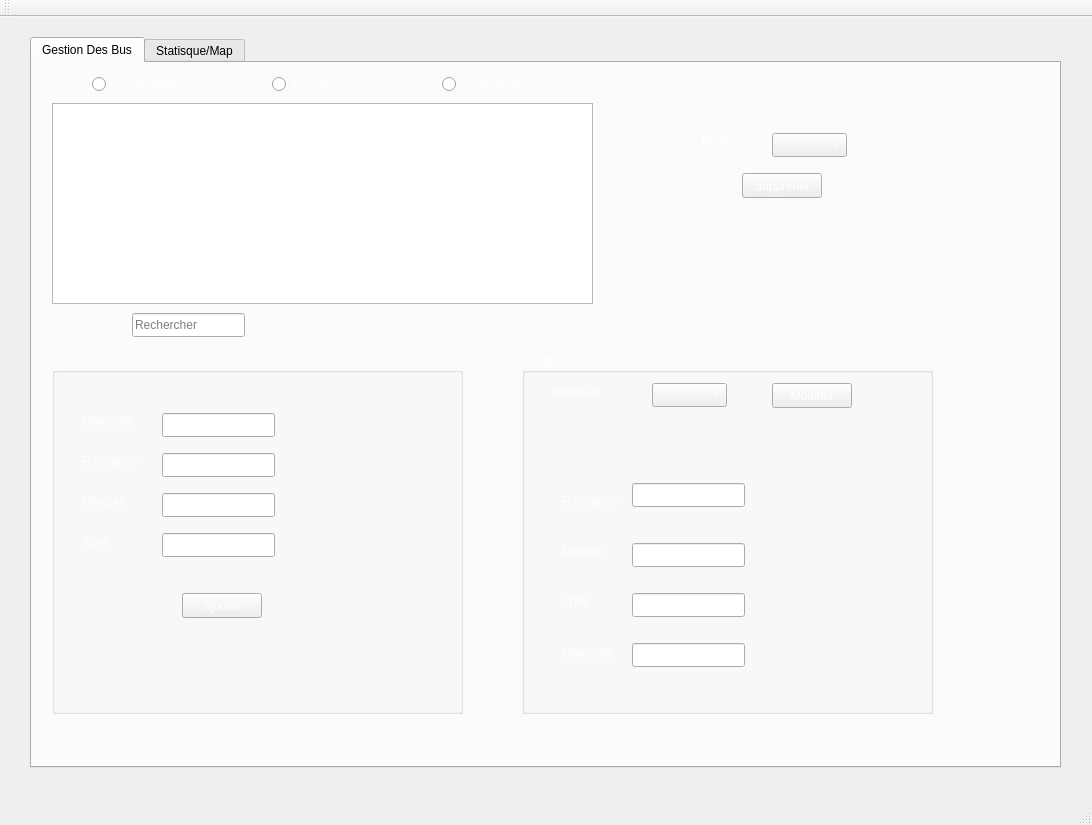
<?xml version="1.0" encoding="UTF-8"?>
<ui version="4.0">
 <class>MainWindow</class>
 <widget class="QMainWindow" name="MainWindow">
  <property name="geometry">
   <rect>
    <x>0</x>
    <y>0</y>
    <width>1092</width>
    <height>825</height>
   </rect>
  </property>
  <property name="windowTitle">
   <string>BUS</string>
  </property>
  <widget class="QWidget" name="centralWidget">
   <widget class="QTabWidget" name="tabWidget">
    <property name="geometry">
     <rect>
      <x>30</x>
      <y>20</y>
      <width>1031</width>
      <height>731</height>
     </rect>
    </property>
    <property name="styleSheet">
     <string notr="true">*{color: rgb(0, 0, 0);}

</string>
    </property>
    <property name="currentIndex">
     <number>0</number>
    </property>
    <widget class="QWidget" name="tab">
     <attribute name="title">
      <string>Gestion Des Bus</string>
     </attribute>
     <widget class="QTableView" name="tab_Bus">
      <property name="geometry">
       <rect>
        <x>20</x>
        <y>40</y>
        <width>541</width>
        <height>201</height>
       </rect>
      </property>
      <property name="styleSheet">
       <string notr="true">*{color: rgb(255, 255, 255);}</string>
      </property>
     </widget>
     <widget class="QLabel" name="label_5">
      <property name="geometry">
       <rect>
        <x>670</x>
        <y>70</y>
        <width>56</width>
        <height>16</height>
       </rect>
      </property>
      <property name="styleSheet">
       <string notr="true">*{color: rgb(255, 255, 255);}</string>
      </property>
      <property name="text">
       <string>Matricule:</string>
      </property>
     </widget>
     <widget class="QPushButton" name="ButtonSupprimer">
      <property name="geometry">
       <rect>
        <x>710</x>
        <y>110</y>
        <width>80</width>
        <height>25</height>
       </rect>
      </property>
      <property name="styleSheet">
       <string notr="true">*{color: rgb(255, 255, 255);}</string>
      </property>
      <property name="text">
       <string>Supprimer</string>
      </property>
     </widget>
     <widget class="QGroupBox" name="groupBox_2">
      <property name="geometry">
       <rect>
        <x>490</x>
        <y>290</y>
        <width>411</width>
        <height>361</height>
       </rect>
      </property>
      <property name="styleSheet">
       <string notr="true">*{color: rgb(255, 255, 255);}</string>
      </property>
      <property name="title">
       <string>Modifier</string>
      </property>
      <widget class="QLabel" name="label_6">
       <property name="geometry">
        <rect>
         <x>30</x>
         <y>30</y>
         <width>56</width>
         <height>20</height>
        </rect>
       </property>
       <property name="text">
        <string>Matricule</string>
       </property>
      </widget>
      <widget class="QLabel" name="label_7">
       <property name="geometry">
        <rect>
         <x>40</x>
         <y>140</y>
         <width>56</width>
         <height>16</height>
        </rect>
       </property>
       <property name="text">
        <string>Puissance</string>
       </property>
      </widget>
      <widget class="QLabel" name="label_8">
       <property name="geometry">
        <rect>
         <x>40</x>
         <y>190</y>
         <width>56</width>
         <height>16</height>
        </rect>
       </property>
       <property name="text">
        <string>Marque</string>
       </property>
      </widget>
      <widget class="QLabel" name="label_9">
       <property name="geometry">
        <rect>
         <x>40</x>
         <y>240</y>
         <width>56</width>
         <height>16</height>
        </rect>
       </property>
       <property name="text">
        <string>Type</string>
       </property>
      </widget>
      <widget class="QLineEdit" name="le_puissance_2">
       <property name="geometry">
        <rect>
         <x>110</x>
         <y>130</y>
         <width>113</width>
         <height>24</height>
        </rect>
       </property>
       <property name="styleSheet">
        <string notr="true">*{color:rgb(0, 0, 0);}</string>
       </property>
      </widget>
      <widget class="QLineEdit" name="le_marque_2">
       <property name="geometry">
        <rect>
         <x>110</x>
         <y>190</y>
         <width>113</width>
         <height>24</height>
        </rect>
       </property>
       <property name="styleSheet">
        <string notr="true">*{color:rgb(0, 0, 0);}</string>
       </property>
      </widget>
      <widget class="QLineEdit" name="le_type_2">
       <property name="geometry">
        <rect>
         <x>110</x>
         <y>240</y>
         <width>113</width>
         <height>24</height>
        </rect>
       </property>
       <property name="styleSheet">
        <string notr="true">*{color:rgb(0, 0, 0);}</string>
       </property>
      </widget>
      <widget class="QPushButton" name="Button_Modification">
       <property name="geometry">
        <rect>
         <x>250</x>
         <y>30</y>
         <width>80</width>
         <height>25</height>
        </rect>
       </property>
       <property name="text">
        <string>Modifier</string>
       </property>
      </widget>
      <widget class="QComboBox" name="comboBox_2">
       <property name="geometry">
        <rect>
         <x>130</x>
         <y>30</y>
         <width>75</width>
         <height>24</height>
        </rect>
       </property>
       <property name="styleSheet">
        <string notr="true"/>
       </property>
      </widget>
      <widget class="QLabel" name="label_12">
       <property name="geometry">
        <rect>
         <x>40</x>
         <y>290</y>
         <width>56</width>
         <height>20</height>
        </rect>
       </property>
       <property name="text">
        <string>Matricule</string>
       </property>
      </widget>
      <widget class="QLineEdit" name="le_matricule_2">
       <property name="geometry">
        <rect>
         <x>110</x>
         <y>290</y>
         <width>113</width>
         <height>24</height>
        </rect>
       </property>
       <property name="styleSheet">
        <string notr="true">*{color:rgb(0, 0, 0);}</string>
       </property>
      </widget>
     </widget>
     <widget class="QGroupBox" name="groupBox">
      <property name="geometry">
       <rect>
        <x>20</x>
        <y>290</y>
        <width>411</width>
        <height>361</height>
       </rect>
      </property>
      <property name="styleSheet">
       <string notr="true">*{color: rgb(255, 255, 255);}</string>
      </property>
      <property name="title">
       <string>Ajout</string>
      </property>
      <widget class="QLabel" name="label">
       <property name="geometry">
        <rect>
         <x>30</x>
         <y>60</y>
         <width>56</width>
         <height>16</height>
        </rect>
       </property>
       <property name="text">
        <string>Matricule</string>
       </property>
      </widget>
      <widget class="QLabel" name="label_2">
       <property name="geometry">
        <rect>
         <x>30</x>
         <y>100</y>
         <width>56</width>
         <height>16</height>
        </rect>
       </property>
       <property name="text">
        <string>Puissance</string>
       </property>
      </widget>
      <widget class="QLabel" name="label_3">
       <property name="geometry">
        <rect>
         <x>30</x>
         <y>140</y>
         <width>56</width>
         <height>16</height>
        </rect>
       </property>
       <property name="text">
        <string>Marque</string>
       </property>
      </widget>
      <widget class="QLabel" name="label_4">
       <property name="geometry">
        <rect>
         <x>30</x>
         <y>180</y>
         <width>56</width>
         <height>16</height>
        </rect>
       </property>
       <property name="text">
        <string>Type</string>
       </property>
      </widget>
      <widget class="QLineEdit" name="le_matricule">
       <property name="geometry">
        <rect>
         <x>110</x>
         <y>60</y>
         <width>113</width>
         <height>24</height>
        </rect>
       </property>
       <property name="styleSheet">
        <string notr="true">*{color:rgb(0, 0, 0);}</string>
       </property>
      </widget>
      <widget class="QLineEdit" name="le_puissance">
       <property name="geometry">
        <rect>
         <x>110</x>
         <y>100</y>
         <width>113</width>
         <height>24</height>
        </rect>
       </property>
       <property name="styleSheet">
        <string notr="true">*{color:rgb(0, 0, 0);}</string>
       </property>
      </widget>
      <widget class="QLineEdit" name="le_marque">
       <property name="geometry">
        <rect>
         <x>110</x>
         <y>140</y>
         <width>113</width>
         <height>24</height>
        </rect>
       </property>
       <property name="styleSheet">
        <string notr="true">*{color:rgb(0, 0, 0);}</string>
       </property>
      </widget>
      <widget class="QLineEdit" name="le_type">
       <property name="geometry">
        <rect>
         <x>110</x>
         <y>180</y>
         <width>113</width>
         <height>24</height>
        </rect>
       </property>
       <property name="styleSheet">
        <string notr="true">*{color:rgb(0, 0, 0);}</string>
       </property>
      </widget>
      <widget class="QPushButton" name="Button_Ajouter">
       <property name="geometry">
        <rect>
         <x>130</x>
         <y>240</y>
         <width>80</width>
         <height>25</height>
        </rect>
       </property>
       <property name="text">
        <string>Ajouter</string>
       </property>
      </widget>
     </widget>
     <widget class="QComboBox" name="comboBox">
      <property name="geometry">
       <rect>
        <x>740</x>
        <y>70</y>
        <width>75</width>
        <height>24</height>
       </rect>
      </property>
      <property name="styleSheet">
       <string notr="true">*{color: rgb(255, 255, 255);}</string>
      </property>
     </widget>
     <widget class="QRadioButton" name="tripuissance">
      <property name="geometry">
       <rect>
        <x>60</x>
        <y>10</y>
        <width>99</width>
        <height>22</height>
       </rect>
      </property>
      <property name="styleSheet">
       <string notr="true">*{color: rgb(255, 255, 255);}</string>
      </property>
      <property name="text">
       <string>Tri puissane</string>
      </property>
     </widget>
     <widget class="QRadioButton" name="trimarque">
      <property name="geometry">
       <rect>
        <x>240</x>
        <y>11</y>
        <width>99</width>
        <height>21</height>
       </rect>
      </property>
      <property name="styleSheet">
       <string notr="true">*{color: rgb(255, 255, 255);}</string>
      </property>
      <property name="text">
       <string>Tri marque</string>
      </property>
     </widget>
     <widget class="QLineEdit" name="lineEdit">
      <property name="geometry">
       <rect>
        <x>100</x>
        <y>250</y>
        <width>113</width>
        <height>24</height>
       </rect>
      </property>
      <property name="styleSheet">
       <string notr="true"/>
      </property>
      <property name="placeholderText">
       <string>Rechercher</string>
      </property>
     </widget>
     <widget class="QRadioButton" name="trimatricule">
      <property name="geometry">
       <rect>
        <x>410</x>
        <y>10</y>
        <width>99</width>
        <height>22</height>
       </rect>
      </property>
      <property name="styleSheet">
       <string notr="true">*{color: rgb(255, 255, 255);}</string>
      </property>
      <property name="text">
       <string>Tri Matricule</string>
      </property>
     </widget>
    </widget>
    <widget class="QWidget" name="tab_2">
     <attribute name="title">
      <string>Statisque/Map</string>
     </attribute>
     <widget class="QPushButton" name="stat">
      <property name="geometry">
       <rect>
        <x>60</x>
        <y>40</y>
        <width>80</width>
        <height>25</height>
       </rect>
      </property>
      <property name="styleSheet">
       <string notr="true">*{color: rgb(255, 255, 255);}</string>
      </property>
      <property name="text">
       <string>Statistique</string>
      </property>
     </widget>
     <widget class="QCustomPlot" name="widget" native="true">
      <property name="geometry">
       <rect>
        <x>50</x>
        <y>110</y>
        <width>501</width>
        <height>331</height>
       </rect>
      </property>
      <widget class="QLabel" name="label_10">
       <property name="geometry">
        <rect>
         <x>680</x>
         <y>360</y>
         <width>111</width>
         <height>20</height>
        </rect>
       </property>
       <property name="palette">
        <palette>
         <active>
          <colorrole role="WindowText">
           <brush brushstyle="SolidPattern">
            <color alpha="255">
             <red>0</red>
             <green>0</green>
             <blue>0</blue>
            </color>
           </brush>
          </colorrole>
          <colorrole role="Button">
           <brush brushstyle="SolidPattern">
            <color alpha="255">
             <red>57</red>
             <green>114</green>
             <blue>171</blue>
            </color>
           </brush>
          </colorrole>
          <colorrole role="Text">
           <brush brushstyle="SolidPattern">
            <color alpha="255">
             <red>0</red>
             <green>0</green>
             <blue>0</blue>
            </color>
           </brush>
          </colorrole>
          <colorrole role="ButtonText">
           <brush brushstyle="SolidPattern">
            <color alpha="255">
             <red>0</red>
             <green>0</green>
             <blue>0</blue>
            </color>
           </brush>
          </colorrole>
          <colorrole role="Base">
           <brush brushstyle="SolidPattern">
            <color alpha="255">
             <red>57</red>
             <green>114</green>
             <blue>171</blue>
            </color>
           </brush>
          </colorrole>
          <colorrole role="Window">
           <brush brushstyle="SolidPattern">
            <color alpha="255">
             <red>57</red>
             <green>114</green>
             <blue>171</blue>
            </color>
           </brush>
          </colorrole>
          <colorrole role="PlaceholderText">
           <brush brushstyle="NoBrush">
            <color alpha="128">
             <red>0</red>
             <green>0</green>
             <blue>0</blue>
            </color>
           </brush>
          </colorrole>
         </active>
         <inactive>
          <colorrole role="WindowText">
           <brush brushstyle="SolidPattern">
            <color alpha="255">
             <red>0</red>
             <green>0</green>
             <blue>0</blue>
            </color>
           </brush>
          </colorrole>
          <colorrole role="Button">
           <brush brushstyle="SolidPattern">
            <color alpha="255">
             <red>57</red>
             <green>114</green>
             <blue>171</blue>
            </color>
           </brush>
          </colorrole>
          <colorrole role="Text">
           <brush brushstyle="SolidPattern">
            <color alpha="255">
             <red>0</red>
             <green>0</green>
             <blue>0</blue>
            </color>
           </brush>
          </colorrole>
          <colorrole role="ButtonText">
           <brush brushstyle="SolidPattern">
            <color alpha="255">
             <red>0</red>
             <green>0</green>
             <blue>0</blue>
            </color>
           </brush>
          </colorrole>
          <colorrole role="Base">
           <brush brushstyle="SolidPattern">
            <color alpha="255">
             <red>57</red>
             <green>114</green>
             <blue>171</blue>
            </color>
           </brush>
          </colorrole>
          <colorrole role="Window">
           <brush brushstyle="SolidPattern">
            <color alpha="255">
             <red>57</red>
             <green>114</green>
             <blue>171</blue>
            </color>
           </brush>
          </colorrole>
          <colorrole role="PlaceholderText">
           <brush brushstyle="NoBrush">
            <color alpha="128">
             <red>0</red>
             <green>0</green>
             <blue>0</blue>
            </color>
           </brush>
          </colorrole>
         </inactive>
         <disabled>
          <colorrole role="WindowText">
           <brush brushstyle="SolidPattern">
            <color alpha="255">
             <red>0</red>
             <green>0</green>
             <blue>0</blue>
            </color>
           </brush>
          </colorrole>
          <colorrole role="Button">
           <brush brushstyle="SolidPattern">
            <color alpha="255">
             <red>57</red>
             <green>114</green>
             <blue>171</blue>
            </color>
           </brush>
          </colorrole>
          <colorrole role="Text">
           <brush brushstyle="SolidPattern">
            <color alpha="255">
             <red>0</red>
             <green>0</green>
             <blue>0</blue>
            </color>
           </brush>
          </colorrole>
          <colorrole role="ButtonText">
           <brush brushstyle="SolidPattern">
            <color alpha="255">
             <red>0</red>
             <green>0</green>
             <blue>0</blue>
            </color>
           </brush>
          </colorrole>
          <colorrole role="Base">
           <brush brushstyle="SolidPattern">
            <color alpha="255">
             <red>57</red>
             <green>114</green>
             <blue>171</blue>
            </color>
           </brush>
          </colorrole>
          <colorrole role="Window">
           <brush brushstyle="SolidPattern">
            <color alpha="255">
             <red>57</red>
             <green>114</green>
             <blue>171</blue>
            </color>
           </brush>
          </colorrole>
          <colorrole role="PlaceholderText">
           <brush brushstyle="NoBrush">
            <color alpha="128">
             <red>0</red>
             <green>0</green>
             <blue>0</blue>
            </color>
           </brush>
          </colorrole>
         </disabled>
        </palette>
       </property>
       <property name="text">
        <string>Puissance</string>
       </property>
      </widget>
      <widget class="QLabel" name="label_11">
       <property name="geometry">
        <rect>
         <x>40</x>
         <y>30</y>
         <width>131</width>
         <height>16</height>
        </rect>
       </property>
       <property name="palette">
        <palette>
         <active>
          <colorrole role="WindowText">
           <brush brushstyle="SolidPattern">
            <color alpha="255">
             <red>255</red>
             <green>255</green>
             <blue>255</blue>
            </color>
           </brush>
          </colorrole>
          <colorrole role="Button">
           <brush brushstyle="SolidPattern">
            <color alpha="255">
             <red>57</red>
             <green>114</green>
             <blue>171</blue>
            </color>
           </brush>
          </colorrole>
          <colorrole role="Text">
           <brush brushstyle="SolidPattern">
            <color alpha="255">
             <red>255</red>
             <green>255</green>
             <blue>255</blue>
            </color>
           </brush>
          </colorrole>
          <colorrole role="ButtonText">
           <brush brushstyle="SolidPattern">
            <color alpha="255">
             <red>255</red>
             <green>255</green>
             <blue>255</blue>
            </color>
           </brush>
          </colorrole>
          <colorrole role="Base">
           <brush brushstyle="SolidPattern">
            <color alpha="255">
             <red>57</red>
             <green>114</green>
             <blue>171</blue>
            </color>
           </brush>
          </colorrole>
          <colorrole role="Window">
           <brush brushstyle="SolidPattern">
            <color alpha="255">
             <red>57</red>
             <green>114</green>
             <blue>171</blue>
            </color>
           </brush>
          </colorrole>
          <colorrole role="PlaceholderText">
           <brush brushstyle="NoBrush">
            <color alpha="128">
             <red>255</red>
             <green>255</green>
             <blue>255</blue>
            </color>
           </brush>
          </colorrole>
         </active>
         <inactive>
          <colorrole role="WindowText">
           <brush brushstyle="SolidPattern">
            <color alpha="255">
             <red>255</red>
             <green>255</green>
             <blue>255</blue>
            </color>
           </brush>
          </colorrole>
          <colorrole role="Button">
           <brush brushstyle="SolidPattern">
            <color alpha="255">
             <red>57</red>
             <green>114</green>
             <blue>171</blue>
            </color>
           </brush>
          </colorrole>
          <colorrole role="Text">
           <brush brushstyle="SolidPattern">
            <color alpha="255">
             <red>255</red>
             <green>255</green>
             <blue>255</blue>
            </color>
           </brush>
          </colorrole>
          <colorrole role="ButtonText">
           <brush brushstyle="SolidPattern">
            <color alpha="255">
             <red>255</red>
             <green>255</green>
             <blue>255</blue>
            </color>
           </brush>
          </colorrole>
          <colorrole role="Base">
           <brush brushstyle="SolidPattern">
            <color alpha="255">
             <red>57</red>
             <green>114</green>
             <blue>171</blue>
            </color>
           </brush>
          </colorrole>
          <colorrole role="Window">
           <brush brushstyle="SolidPattern">
            <color alpha="255">
             <red>57</red>
             <green>114</green>
             <blue>171</blue>
            </color>
           </brush>
          </colorrole>
          <colorrole role="PlaceholderText">
           <brush brushstyle="NoBrush">
            <color alpha="128">
             <red>255</red>
             <green>255</green>
             <blue>255</blue>
            </color>
           </brush>
          </colorrole>
         </inactive>
         <disabled>
          <colorrole role="WindowText">
           <brush brushstyle="SolidPattern">
            <color alpha="255">
             <red>255</red>
             <green>255</green>
             <blue>255</blue>
            </color>
           </brush>
          </colorrole>
          <colorrole role="Button">
           <brush brushstyle="SolidPattern">
            <color alpha="255">
             <red>57</red>
             <green>114</green>
             <blue>171</blue>
            </color>
           </brush>
          </colorrole>
          <colorrole role="Text">
           <brush brushstyle="SolidPattern">
            <color alpha="255">
             <red>255</red>
             <green>255</green>
             <blue>255</blue>
            </color>
           </brush>
          </colorrole>
          <colorrole role="ButtonText">
           <brush brushstyle="SolidPattern">
            <color alpha="255">
             <red>255</red>
             <green>255</green>
             <blue>255</blue>
            </color>
           </brush>
          </colorrole>
          <colorrole role="Base">
           <brush brushstyle="SolidPattern">
            <color alpha="255">
             <red>57</red>
             <green>114</green>
             <blue>171</blue>
            </color>
           </brush>
          </colorrole>
          <colorrole role="Window">
           <brush brushstyle="SolidPattern">
            <color alpha="255">
             <red>57</red>
             <green>114</green>
             <blue>171</blue>
            </color>
           </brush>
          </colorrole>
          <colorrole role="PlaceholderText">
           <brush brushstyle="NoBrush">
            <color alpha="128">
             <red>255</red>
             <green>255</green>
             <blue>255</blue>
            </color>
           </brush>
          </colorrole>
         </disabled>
        </palette>
       </property>
       <property name="styleSheet">
        <string notr="true">*{color: rgb(255, 255, 255);}</string>
       </property>
       <property name="text">
        <string>Bus</string>
       </property>
      </widget>
      <widget class="QLabel" name="label_pic">
       <property name="geometry">
        <rect>
         <x>-50</x>
         <y>-90</y>
         <width>921</width>
         <height>701</height>
        </rect>
       </property>
       <property name="text">
        <string/>
       </property>
      </widget>
     </widget>
     <widget class="QPushButton" name="pushButton_2">
      <property name="geometry">
       <rect>
        <x>920</x>
        <y>330</y>
        <width>80</width>
        <height>25</height>
       </rect>
      </property>
      <property name="styleSheet">
       <string notr="true">*{color: rgb(255, 255, 255);}</string>
      </property>
      <property name="text">
       <string>Close Map</string>
      </property>
     </widget>
     <widget class="QPushButton" name="pushButton">
      <property name="geometry">
       <rect>
        <x>920</x>
        <y>240</y>
        <width>80</width>
        <height>25</height>
       </rect>
      </property>
      <property name="styleSheet">
       <string notr="true">*{color: rgb(255, 255, 255);}</string>
      </property>
      <property name="text">
       <string>Open Map</string>
      </property>
     </widget>
    </widget>
   </widget>
  </widget>
  <widget class="QMenuBar" name="menuBar">
   <property name="geometry">
    <rect>
     <x>0</x>
     <y>0</y>
     <width>1092</width>
     <height>25</height>
    </rect>
   </property>
  </widget>
  <widget class="QToolBar" name="mainToolBar">
   <attribute name="toolBarArea">
    <enum>TopToolBarArea</enum>
   </attribute>
   <attribute name="toolBarBreak">
    <bool>false</bool>
   </attribute>
  </widget>
  <widget class="QStatusBar" name="statusBar"/>
 </widget>
 <layoutdefault spacing="6" margin="11"/>
 <customwidgets>
  <customwidget>
   <class>QCustomPlot</class>
   <extends>QWidget</extends>
   <header>qcustomplot.h</header>
   <container>1</container>
  </customwidget>
 </customwidgets>
 <resources/>
 <connections/>
</ui>
